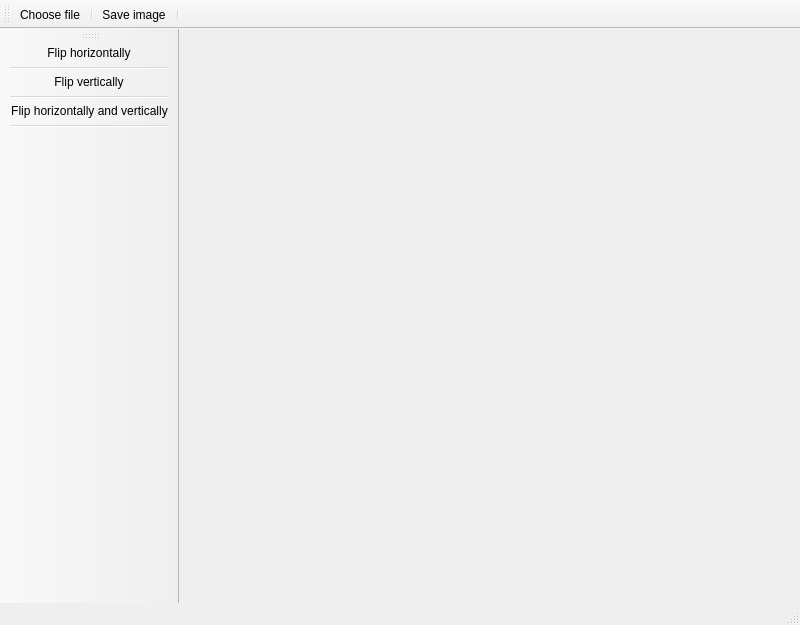
<?xml version="1.0" encoding="UTF-8"?>
<ui version="4.0">
 <class>MainWindow</class>
 <widget class="QMainWindow" name="MainWindow">
  <property name="geometry">
   <rect>
    <x>0</x>
    <y>0</y>
    <width>800</width>
    <height>625</height>
   </rect>
  </property>
  <property name="windowTitle">
   <string>MainWindow</string>
  </property>
  <widget class="QWidget" name="centralWidget">
   <widget class="QLabel" name="label">
    <property name="geometry">
     <rect>
      <x>10</x>
      <y>10</y>
      <width>741</width>
      <height>531</height>
     </rect>
    </property>
    <property name="styleSheet">
     <string notr="true"/>
    </property>
    <property name="text">
     <string/>
    </property>
   </widget>
  </widget>
  <widget class="QMenuBar" name="menuBar">
   <property name="geometry">
    <rect>
     <x>0</x>
     <y>0</y>
     <width>800</width>
     <height>21</height>
    </rect>
   </property>
  </widget>
  <widget class="QToolBar" name="mainToolBar">
   <attribute name="toolBarArea">
    <enum>TopToolBarArea</enum>
   </attribute>
   <attribute name="toolBarBreak">
    <bool>false</bool>
   </attribute>
   <addaction name="chooseFileBtn"/>
   <addaction name="separator"/>
   <addaction name="saveImageBtn"/>
   <addaction name="separator"/>
  </widget>
  <widget class="QStatusBar" name="statusBar"/>
  <widget class="QToolBar" name="toolBar">
   <property name="windowTitle">
    <string>toolBar</string>
   </property>
   <attribute name="toolBarArea">
    <enum>LeftToolBarArea</enum>
   </attribute>
   <attribute name="toolBarBreak">
    <bool>false</bool>
   </attribute>
   <addaction name="flipHorizontallyBtn"/>
   <addaction name="separator"/>
   <addaction name="flipVerticallyBtn"/>
   <addaction name="separator"/>
   <addaction name="flipHorizontallyVerticallyBtn"/>
   <addaction name="separator"/>
  </widget>
  <action name="chooseFileBtn">
   <property name="icon">
    <iconset resource="resources.qrc">
     <normaloff>:/images/icons/dir.png</normaloff>:/images/icons/dir.png</iconset>
   </property>
   <property name="text">
    <string>Choose file</string>
   </property>
   <property name="toolTip">
    <string>Choose file</string>
   </property>
  </action>
  <action name="saveImageBtn">
   <property name="icon">
    <iconset resource="resources.qrc">
     <normaloff>:/images/icons/save.png</normaloff>:/images/icons/save.png</iconset>
   </property>
   <property name="text">
    <string>Save image</string>
   </property>
   <property name="toolTip">
    <string>Save image</string>
   </property>
  </action>
  <action name="flipHorizontallyBtn">
   <property name="checkable">
    <bool>true</bool>
   </property>
   <property name="icon">
    <iconset resource="resources.qrc">
     <normaloff>:/images/icons/flip-horizontal.png</normaloff>:/images/icons/flip-horizontal.png</iconset>
   </property>
   <property name="text">
    <string>Flip horizontally</string>
   </property>
   <property name="toolTip">
    <string>Flip horizontally</string>
   </property>
  </action>
  <action name="flipVerticallyBtn">
   <property name="checkable">
    <bool>true</bool>
   </property>
   <property name="icon">
    <iconset resource="resources.qrc">
     <normaloff>:/images/icons/flip-vertical.png</normaloff>:/images/icons/flip-vertical.png</iconset>
   </property>
   <property name="text">
    <string>Flip vertically</string>
   </property>
   <property name="toolTip">
    <string>Flip vertically</string>
   </property>
  </action>
  <action name="flipHorizontallyVerticallyBtn">
   <property name="checkable">
    <bool>true</bool>
   </property>
   <property name="icon">
    <iconset resource="resources.qrc">
     <normaloff>:/images/icons/flip-horizontal-vertical.png</normaloff>:/images/icons/flip-horizontal-vertical.png</iconset>
   </property>
   <property name="text">
    <string>Flip horizontally and vertically</string>
   </property>
   <property name="toolTip">
    <string>Flip horizontally and vertically</string>
   </property>
  </action>
 </widget>
 <layoutdefault spacing="6" margin="11"/>
 <resources>
  <include location="resources.qrc"/>
 </resources>
 <connections/>
</ui>
